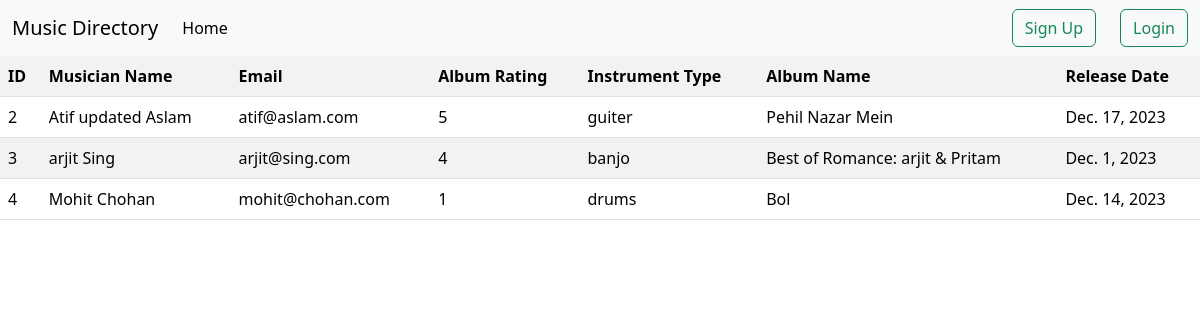
The page / on the database its author committed.
### album/models.py (models this page shows, shortened)
class Album(models.Model):
    album_name = models.CharField(max_length=80)
    released_date = models.DateField()
    ratings = (
        ('1', 'ONE'),
        ('2', 'TWO'),
        ('3', 'THREE'),
        ('4', 'FOUR'),
        ('5', 'FIVE'),
    )
    rating = models.CharField(max_length=10, choices=ratings)
    musician = models.ForeignKey(Musician, on_delete=models.CASCADE)

### musician/models.py (models this page shows, shortened)
class Musician(models.Model):
    first_name = models.CharField(max_length = 50)
    last_name = models.CharField(max_length = 50)
    email = models.EmailField(max_length = 100)
    phone = models.CharField(max_length = 15)
    choice = (
        ('guiter', 'Guiter'),
        ('drums', 'Drums'),
        ('violin', 'Violin'),
        ('banjo', 'Banjo'),
    )
    instument = models.CharField(max_length=10, choices=choice)

### music_directory/views.py (the view)
# urls.py: 2. Add a URL to urlpatterns:  path('', views.home, name='home')
def home(request):
    data = Album.objects.all()
    return render(request, 'home.html', {'data': data})

### templates/home.html (shortened to what this page needs)
{% extends "base.html" %}
{% block content %}
<table class="table table-striped">
    <tr>
        <th>ID</th>
        <th>Musician Name</th>
        <th>Email</th>
        <th>Album Rating</th>
        <th>Instrument Type</th>
        <th>Album Name</th>
        <th>Release Date</th>
    </tr>
    {%for dt in data%}
    <tr>
        <td>{{dt.id}}</td>
        <td>
            {% if user.is_authenticated%}
            <a class='text-decoration-none text-black' href="{% url 'musician_edit' dt.musician.id %}">{{dt.musician.first_name}} {{dt.musician.last_name}}</a>
            {%else%}
            {{dt.musician.first_name}} {{dt.musician.last_name}}
            {%endif%}
        </td>
        <td>{{dt.musician.email}}</td>
        <td>{{dt.rating}}</td>
        <td>{{dt.musician.instument}}</td>
        <td>{{dt.album_name}}</td>
        <td>{{dt.released_date}}</td>
    </tr>
    {%endfor%}
</table>
{% endblock content %}

### templates/base.html (shortened to what this page needs)
<!DOCTYPE html>
<html lang="en">
<head>
    <link href="https://cdn.jsdelivr.net/npm/bootstrap@5.3.2/dist/css/bootstrap.min.css" rel="stylesheet">
</head>
<body>
<nav class="navbar navbar-expand-lg bg-body-tertiary">
  <div class="container-fluid">
    <a class="navbar-brand" href="#">Music Directory</a>
    <div class="collapse navbar-collapse" id="navbarSupportedContent">
      <ul class="navbar-nav me-auto mb-2 mb-lg-0">
        <li class="nav-item">
          <a href="{% url 'home_page'%}" class="nav-link active" aria-current="page" href="#">Home</a>
        </li>
      </ul>
      <form class="d-flex gap-4">
        {%if  user.is_authenticated%}
            <a href="{% url 'logout_page' %}" class="btn btn-outline-danger" type="submit">Logout</a>
            {%else%}
            <a href="{% url 'register_page' %}" class="btn btn-outline-success" type="submit">Sign Up</a>
            <a href="{% url 'login_page' %}" class="btn btn-outline-success" type="submit">Login</a>
            {%endif%}
      </form>
    </div>
  </div>
</nav>
{% block content %}
{% endblock content %}
</body>
</html>

### rows shown on the page
Album: id "2", musician.first_name "Atif updated", musician.last_name "Aslam", musician.email "atif@aslam.com", rating "5", musician.instument "guiter", album_name "Pehil Nazar Mein", released_date "Dec. 17, 2023"
Album: id "3", musician.first_name "arjit", musician.last_name "Sing", musician.email "arjit@sing.com", rating "4", musician.instument "banjo", album_name "Best of Romance: arjit & Pritam", released_date "Dec. 1, 2023"
Album: id "4", musician.first_name "Mohit", musician.last_name "Chohan", musician.email "mohit@chohan.com", rating "1", musician.instument "drums", album_name "Bol", released_date "Dec. 14, 2023"
